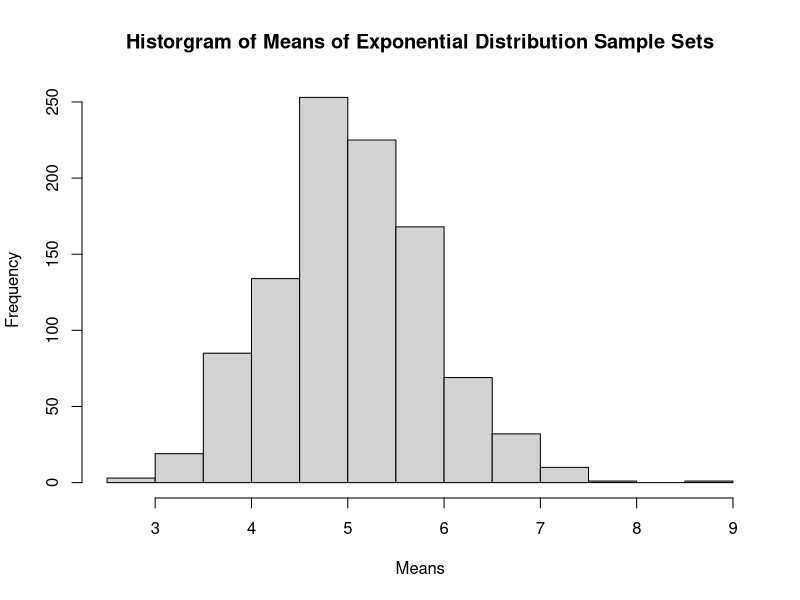
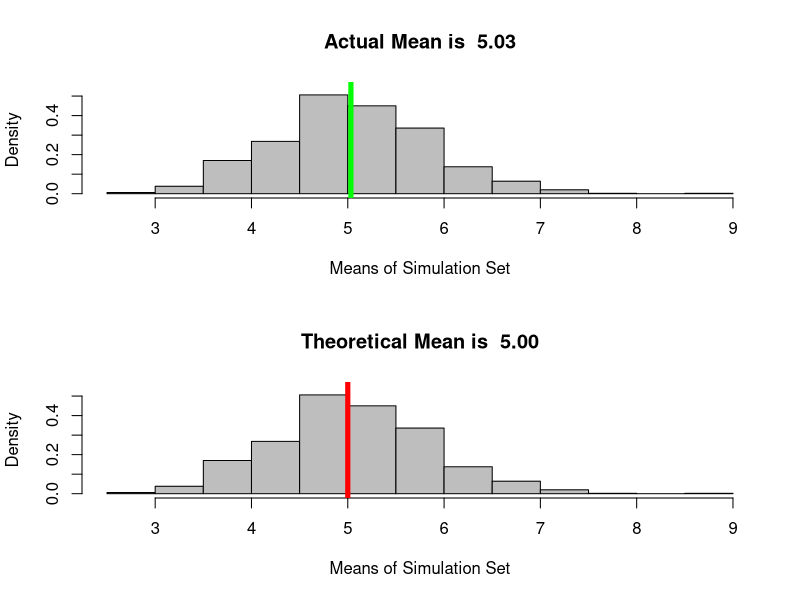
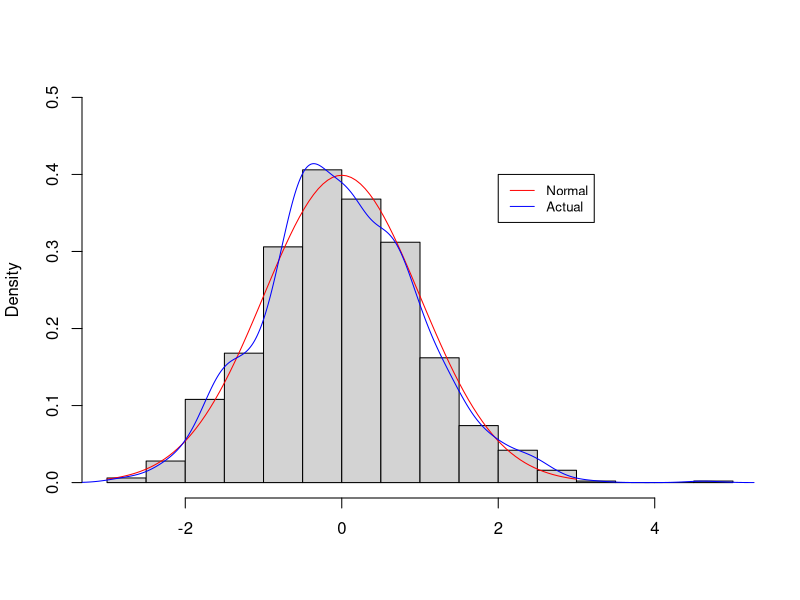

The R script that drew these images, in order:
## ---- chunk 1
n <- 40       # Number of elements in one sample set
lambda <- 0.2
mns = NULL    # Initialize a vector to store thousand of extracted means
for (i in 1 : 1000) mns = c(mns, mean(rexp(n,lambda)))
hist(mns, main = "Historgram of Means of Exponential Distribution Sample Sets", xlab = "Means")
## ---- chunk 2
samp_mean <- mean(mns)     # Sample mean
samp_mean
## ---- chunk 3
theo_mean <- 1/lambda      # Theoretical mean
theo_mean
## ---- chunk 4
par(mfrow=c(2,1))
hist(mns,probability=T,main=paste('Actual Mean is ',format(round(samp_mean,2),nsmall=2)),ylim=c(0,0.55),col='gray',xlab='Means of Simulation Set')
abline(v=samp_mean,col='green',lwd=5)
hist(mns,probability=T,main=paste('Theoretical Mean is ',format(round(theo_mean,2),nsmall=2)),ylim=c(0,0.55),col='gray',xlab='Means of Simulation Set')
abline(v=theo_mean,col='red',lwd=5)
## ---- chunk 5
samp_var<-var(mns)             # Sample variance
samp_var
## ---- chunk 6
theo_var<-((1/lambda)^2)/n     # Theoretical variance
theo_var
## ---- chunk 7
par(mfrow=c(1,1))
hist(scale(mns),probability=T,main='',ylim=c(0,0.5),xlab='')
curve(dnorm(x,0,1),-3,3, col='red',add=T)  # Normal distribution with mu = 0 and sd = 1
lines(density(scale(mns)),col='blue')      # Actual distribution 
legend(2,0.4,c('Normal','Actual'),cex=0.8,col=c('red','blue'),lty=1)
